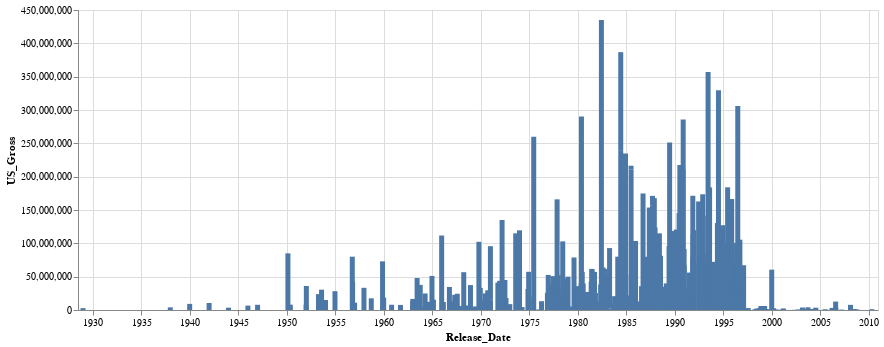

Notebook source saved alongside this figure:
### Markdown cell above
Next let's aggregate the data so we can see trends a bit better. First let's switch to a bar chart.

### Code cell
gross = alt.Chart(movies_filtered).mark_bar().encode(
    x = alt.X('Release_Date'),
    y = alt.Y('US_Gross')
).properties(width=800)

gross

### Figure 1 — Vega-Lite specification as saved in the notebook (floating-point values rounded to 4 significant figures; data arrays with more than 128 entries replaced by an {"elided": "..."} marker saying what was removed)
{"config": {"view": {"continuousWidth": 300, "continuousHeight": 300}}, "data": {"name": "data-0bdad61e92be6e7cce0493ae865fad98"}, "mark": {"type": "bar"}, "encoding": {"x": {"field": "Release_Date", "type": "temporal"}, "y": {"field": "US_Gross", "type": "quantitative"}}, "width": 800, "$schema": "https://vega.github.io/schema/vega-lite/v5.20.1.json", "datasets": {"data-0bdad61e92be6e7cce0493ae865fad98": {"elided": "483 records"}}}
